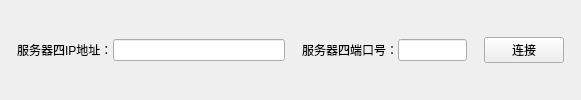
      <widget class="QWidget" name="ui_lamp_serverinfo_widget_28" native="true">
       <layout class="QHBoxLayout" name="horizontalLayout_37" stretch="1,2,10,1,2,4,1,4,1">
        <property name="spacing">
         <number>0</number>
        </property>
        <property name="leftMargin">
         <number>0</number>
        </property>
        <property name="topMargin">
         <number>0</number>
        </property>
        <property name="rightMargin">
         <number>0</number>
        </property>
        <property name="bottomMargin">
         <number>0</number>
        </property>
        <item>
         <spacer name="horizontalSpacer_143">
          <property name="orientation">
           <enum>Qt::Horizontal</enum>
          </property>
          <property name="sizeHint" stdset="0">
           <size>
            <width>18</width>
            <height>20</height>
           </size>
          </property>
         </spacer>
        </item>
        <item>
         <widget class="QLabel" name="label_71">
          <property name="text">
           <string>服务器四IP地址：</string>
          </property>
         </widget>
        </item>
        <item>
         <widget class="QLineEdit" name="ui_lamp_server_ip4_3"/>
        </item>
        <item>
         <spacer name="horizontalSpacer_144">
          <property name="orientation">
           <enum>Qt::Horizontal</enum>
          </property>
          <property name="sizeHint" stdset="0">
           <size>
            <width>18</width>
            <height>20</height>
           </size>
          </property>
         </spacer>
        </item>
        <item>
         <widget class="QLabel" name="label_72">
          <property name="text">
           <string>服务器四端口号：</string>
          </property>
         </widget>
        </item>
        <item>
         <widget class="QLineEdit" name="ui_lamp_server_port4_3"/>
        </item>
        <item>
         <spacer name="horizontalSpacer_145">
          <property name="orientation">
           <enum>Qt::Horizontal</enum>
          </property>
          <property name="sizeHint" stdset="0">
           <size>
            <width>17</width>
            <height>20</height>
           </size>
          </property>
         </spacer>
        </item>
        <item>
         <widget class="QPushButton" name="ui_lamp_connect_btn4_3">
          <property name="text">
           <string>连接</string>
          </property>
         </widget>
        </item>
        <item>
         <spacer name="horizontalSpacer_146">
          <property name="orientation">
           <enum>Qt::Horizontal</enum>
          </property>
          <property name="sizeHint" stdset="0">
           <size>
            <width>40</width>
            <height>20</height>
           </size>
          </property>
         </spacer>
        </item>
       </layout>
      </widget>
